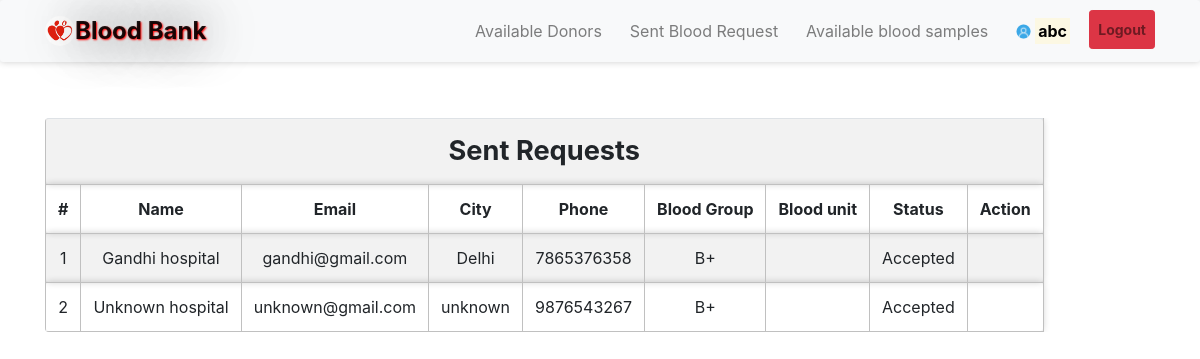
/sentrequest.php (signed in), run on the app's committed database.
### tables this page shows
CREATE TABLE IF NOT EXISTS `bloodrequest` (
  `reqid` int(3) NOT NULL,
  `hid` int(3) NOT NULL,
  `rid` int(3) NOT NULL,
  `bg` varchar(11) NOT NULL,
  `status` varchar(11) NOT NULL DEFAULT 'Pending'
);

CREATE TABLE IF NOT EXISTS `hospitals` (
  `id` int(3) NOT NULL AUTO_INCREMENT,
  `hname` varchar(25) NOT NULL,
  `hemail` varchar(25) NOT NULL,
  `hpassword` varchar(10) NOT NULL,
  `hphone` varchar(10) NOT NULL,
  `hcity` varchar(15) NOT NULL,
  PRIMARY KEY (`id`)
);

### message.php (called while the page is built, shortened)
<?php $counter=0; if(isset($_GET['msg'])) { ?>
	<div class="col-5 alert alert alert-success alert-dismissible fade show card" id="message">
		<button type="button" class="close" data-dismiss="alert" title="close">&times;</button><?php echo $_GET['msg'];?>
	</div>
<?php }?>

### sentrequest.php (the view, shortened to what this page needs)
<?php
require 'file/connection.php';
  if(!isset($_SESSION['rid']))
  {
  header('location:login.php');
  }
  else {
    $rid = $_SESSION['rid'];
    $sql = "select bloodrequest.*, hospitals.* from bloodrequest, hospitals where rid='$rid' && bloodrequest.hid=hospitals.id";
    $result = mysqli_query($conn, $sql);
?>
<!DOCTYPE html>
<html>
<?php require 'head.php'; ?>
<body>
	<?php require 'header.php'; ?>
	<div class="container cont">
		<?php require 'message.php'; ?>
	<table class="table table-responsive table-striped rounded mb-5">
		<tr><th colspan="9" class="title">Sent requests</th></tr>
		<tr>
			<th>#</th>
			<th>Name</th>
			<th>Email</th>
			<th>City</th>
			<th>Phone</th>
			<th>Blood Group</th>
			<th>Blood unit</th>
			<th>Status</th>
			<th>Action</th>
		</tr>
		<?php while($row = mysqli_fetch_array($result)) { ?>
		<tr>
			<td><?php echo ++$counter;?></td>
			<td><?php echo $row['hname'];?></td>
			<td><?php echo $row['hemail'];?></td>
			<td><?php echo $row['hcity'];?></td>
			<td><?php echo $row['hphone'];?></td>
			<td><?php echo $row['bg'];?></td>
			<td><?php echo $row['unit']; ?></td>
			<td><?php echo $row['status'];?></td>
			<td><?php if($row['status'] == 'Accepted'){ ?>
			<?php }
			else{ ?>
				<a href="file/cancel.php?reqid=<?php echo $row['reqid'];?>" class="btn btn-danger">Cancel</a>
			<?php } ?>
			</td>
		</tr>
		<?php } ?>
	</table>
</div>
</body>
</html>
<?php } ?>

### css/style.css (style rules this page uses)
.cont { padding-top: 40px; text-align: justify; font-size: 1em; }
.card ,nav, .footer,tr,video { border-radius: 3px; transition: all 200ms ease-out; box-shadow: 0px 0px 7px rgba(0, 0, 0, 0.2); }
tr,th,td { border:0.1px solid silver; text-align: center; }
.title { font-weight: bold; font-size: 1.7em; text-transform: capitalize; text-align: center; }

### data on the page
bloodrequest: hospitals.hname "Gandhi hospital", hospitals.hemail "gandhi@gmail.com", hospitals.hcity "Delhi", hospitals.hphone "7865376358", bg "B+", status "Accepted"
bloodrequest: hospitals.hname "Unknown hospital", hospitals.hemail "unknown@gmail.com", hospitals.hcity "unknown", hospitals.hphone "9876543267", bg "B+", status "Accepted"

### other printed values
$_SESSION['rname'] "abc"
